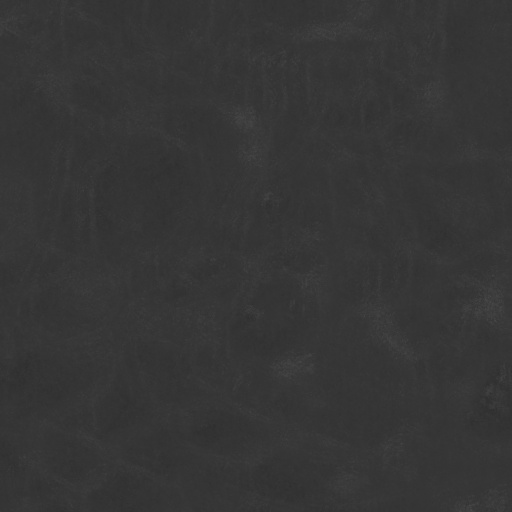
#> input picture probabilityIntensitySiftForest.jpg, 512 x 512 px
$ python test.py   (older library calls are emulated)
#> lines starting #> are read from the running program, lines starting #| are printed output that depends on the picture
import cv2
import numpy as np
from sklearn import metrics
from sklearn.model_selection import train_test_split
from sklearn.neighbors import KNeighborsClassifier
from sklearn.ensemble import RandomForestClassifier
from sklearn.cluster import MeanShift
from skimage.morphology import watershed
from skimage.feature import peak_local_max
from scipy import ndimage as ndi
import glob
import sys
import random

import matplotlib.pyplot as plt
import matplotlib.image as mpimg


image = cv2.cvtColor(cv2.imread("probabilityIntensitySiftForest.jpg"), cv2.COLOR_BGR2GRAY)
#> image: shape (512, 512); min 45, max 72, mean 53.9
max = 0
min = 255
for i in range(image.shape[0]):
	for j in range(image.shape[1]):
		if image[i][j] > max:
			max = image[i][j]
		if image[i][j] < min:
			min = image[i][j]
#> after the loop, max = 72; min = 45

for i in range(image.shape[0]):
	for j in range(image.shape[1]):
		image[i][j] = ((image[i][j] - min) / (max - min))*255.
		image[i][j] = 255-image[i][j]
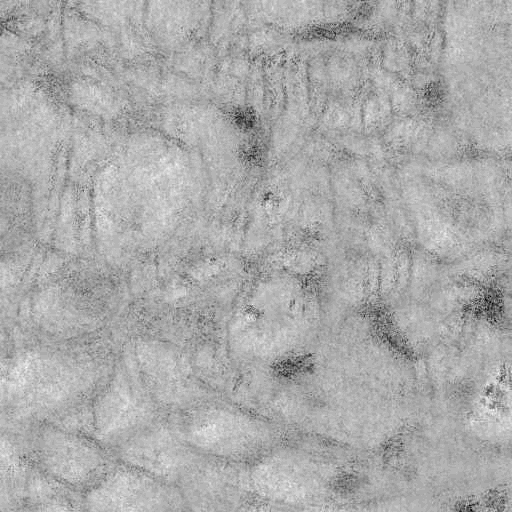
#> image: shape (512, 512); min 0, max 255, mean 170.9

cv2.imshow("image", image)
cv2.waitKey(0)

# Perform watershed on knn probabilities
distance = ndi.distance_transform_edt(image)
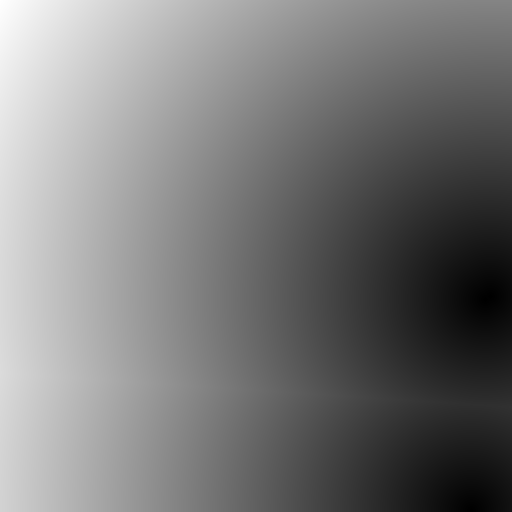
#> distance: shape (512, 512) float64; min 0, max 569.8, mean 272.5; drawn with min black and max white
maxes = peak_local_max(distance, indices = False, labels = image)
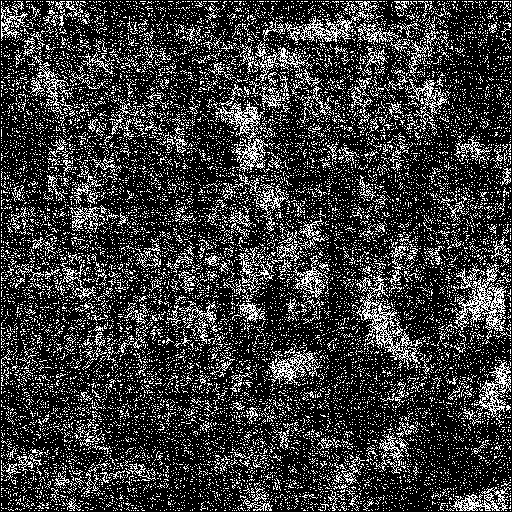
#> maxes: shape (512, 512) bool; 22.4% white in thin lines or dots
markers = ndi.label(maxes)[0]
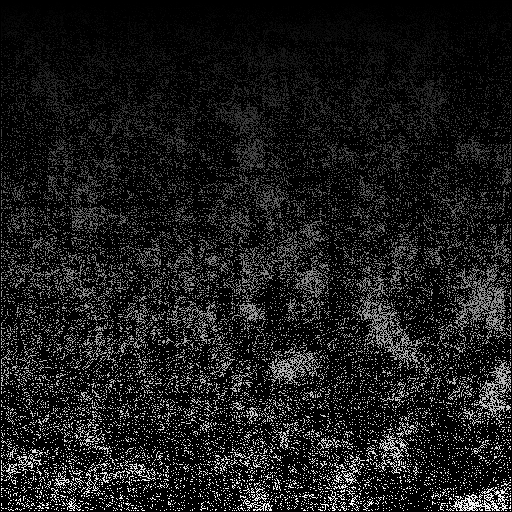
#> markers: shape (512, 512) int32; min 0, max 27389, mean 2987.3; drawn with min black and max white
ws_labels = watershed(-distance, markers, mask=image)
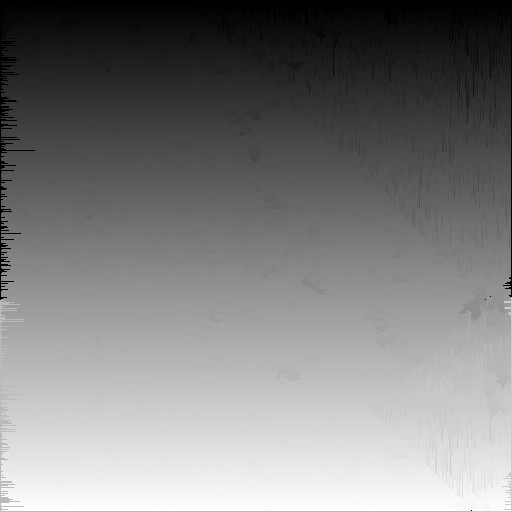
#> ws_labels: shape (512, 512) int32; min 0, max 27389, mean 13654.4; drawn with min black and max white


cv2.imshow("image", ws_labels)
cv2.waitKey(0)
